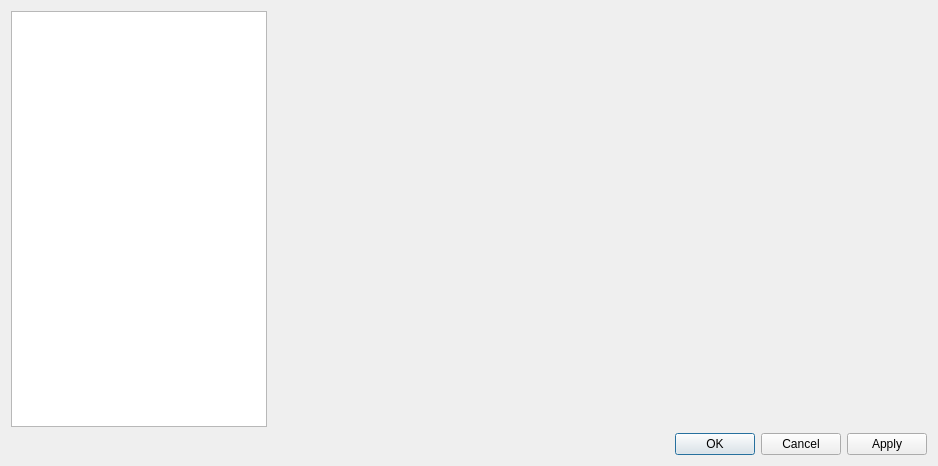
<?xml version="1.0" encoding="UTF-8"?>
<ui version="4.0">
 <class>Preferences</class>
 <widget class="QDialog" name="Preferences">
  <property name="windowModality">
   <enum>Qt::WindowModal</enum>
  </property>
  <property name="geometry">
   <rect>
    <x>0</x>
    <y>0</y>
    <width>938</width>
    <height>466</height>
   </rect>
  </property>
  <property name="windowTitle">
   <string>Dialog</string>
  </property>
  <layout class="QVBoxLayout" name="verticalLayout">
   <item>
    <layout class="QHBoxLayout" name="horizontalLayout">
     <item>
      <widget class="QListWidget" name="plugins">
       <property name="sizePolicy">
        <sizepolicy hsizetype="Preferred" vsizetype="Expanding">
         <horstretch>0</horstretch>
         <verstretch>0</verstretch>
        </sizepolicy>
       </property>
      </widget>
     </item>
     <item>
      <widget class="QStackedWidget" name="prefPlace">
       <property name="sizePolicy">
        <sizepolicy hsizetype="Expanding" vsizetype="Preferred">
         <horstretch>0</horstretch>
         <verstretch>0</verstretch>
        </sizepolicy>
       </property>
      </widget>
     </item>
    </layout>
   </item>
   <item>
    <widget class="QDialogButtonBox" name="buttonBox">
     <property name="orientation">
      <enum>Qt::Horizontal</enum>
     </property>
     <property name="standardButtons">
      <set>QDialogButtonBox::Apply|QDialogButtonBox::Cancel|QDialogButtonBox::Ok</set>
     </property>
    </widget>
   </item>
  </layout>
 </widget>
 <resources/>
 <connections/>
</ui>
